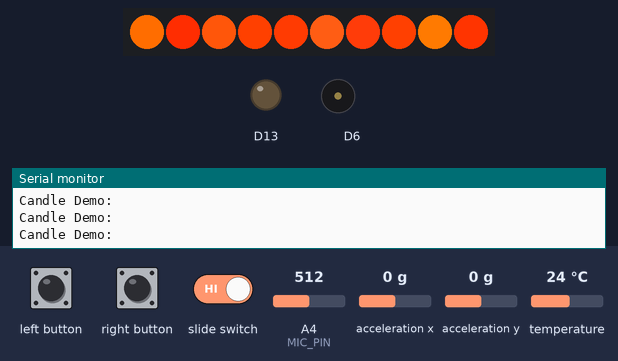
A sketch run on a simulated Adafruit Circuit Playground Express. On the bench: 10 RGB LEDs in strip order, left to right, output pins drawn as LEDs (lit = HIGH), buzzer (waves = sounding), the last lines printed to the serial monitor. The inputs (shaded band) are chosen by the test bench; at power-on: acceleration x 0 g, A4 (MIC_PIN) = 512, acceleration y 0 g, temperature 24 °C. Random numbers use the default seed unless the sketch sets one.

Above: at 1.2 s.
1.3 s: left button pressed for 0.15 s
At 2.3 s:
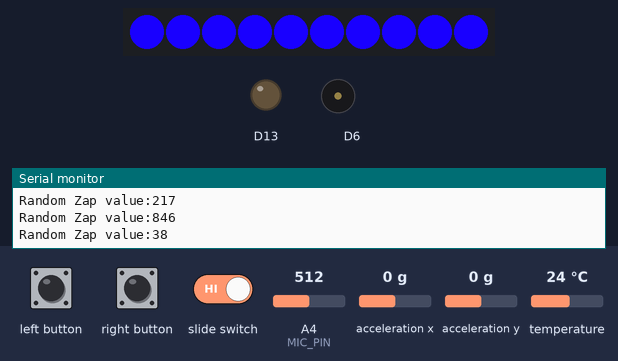
4.1 s: acceleration x set to 0.8 g
At 5.0 s:
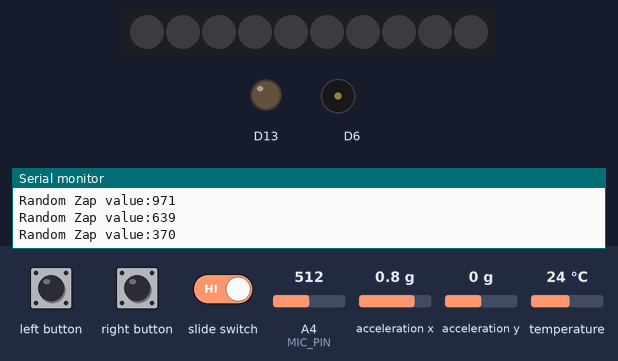
5.6 s: acceleration x set to -1.4 g
At 7.3 s:
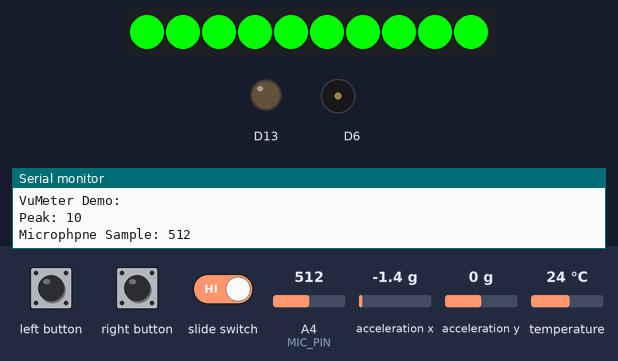
7.6 s: A4 (MIC_PIN) set to 900
At 8.62 s:
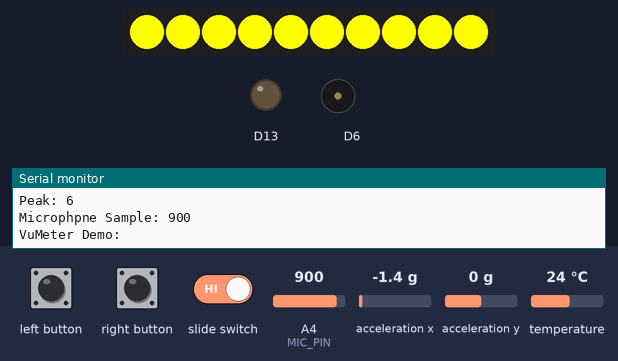
10.3 s: left button pressed for 0.15 s
At 10.92 s:
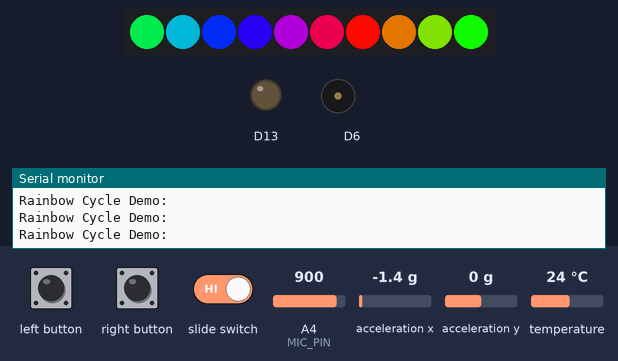
11.0 s: left button pressed for 1 s
At 12.4 s:
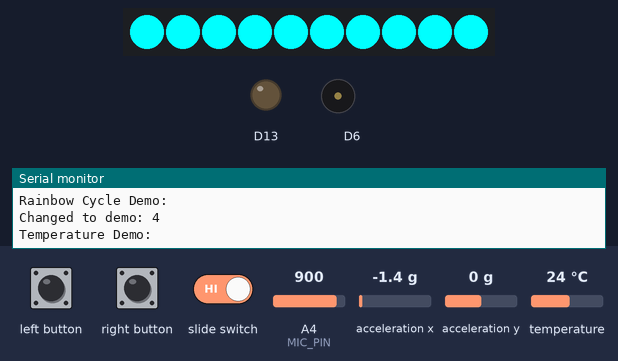
Timing chart, 0 to 14.0 s (numbered marks = the images above; inputs shaded):
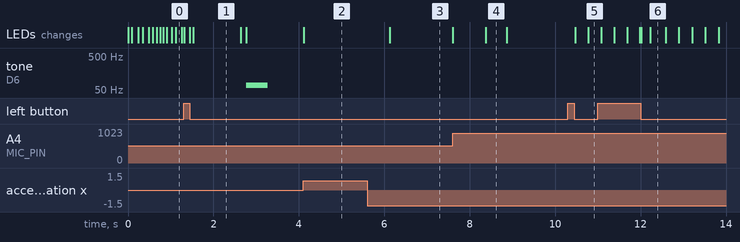

Measured:
- after the input at 1.3 s, tone on D6: silent → 70 Hz after 1.5 s, → silent 0.50 s later
- after the input at 5.6 s, the LEDs: change after 0.53 s (image 3)
- after the input at 7.6 s, the LEDs: first change at once (image 4 shows a later state)
- after the input at 10.3 s, the LEDs: first change after 0.17 s (image 5 shows a later state)
- what the display in image 1 shows lasts 1.1 s, from 1.5 s to 2.6 s
- what the display in image 4 shows lasts 0.5 s, from 8.4 s to 8.9 s

The sketch:

gothic_lantern.ino
```cpp
// (licence header left out)
#include <Adafruit_CircuitPlayground.h>
#include <Wire.h>
#include <SPI.h>
#include "Adafruit_SleepyDog.h"

// Include all the demos, note that each demo is defined in a separate class to keep the sketch
// code below clean and simple.
#include "Demo.h"
#include "Candle.h"
#include "VUMeter.h"
#include "Zapper.h"
#include "RainbowCycle.h"
#include "Lamp.h"
#include "Temperature.h"

// Define the acceleration value that we want to react to as an input
#define X_THRESHOLD 4
#define Y_THRESHOLD 4

// Create an instance of each Demo class.
Candle candle;
VUMeter vuMeter;
Zapper zapper;
RainbowCycle rainbowCycle;
Lamp lamp;
Temperature temperature;


// Make a list of all demo class instances and keep track of the currently selected one.
int currentDemo = 0;
Demo*  demos[] = {
  &candle,
  &zapper,
  &vuMeter,
  &rainbowCycle,
  &temperature,
  &lamp
};

void setup() {
  // Initialize serial port and circuit playground library
  Serial.begin(115200);
  Serial.println("Circuit Playground Gothic Lantern!");
  CircuitPlayground.begin(255);
}

void loop() {
  // Check if slide switch is on the left (false) and go to sleep.
  while (!CircuitPlayground.slideSwitch()) {
    // Turn off the pixels, then go into deep sleep for a second.
    CircuitPlayground.clearPixels();
    Watchdog.sleep(1000);
  }

  // Check for any button presses by checking their state twice with
  // a delay inbetween.  If the first press state is different from the
  // second press state then something was pressed/released!
  bool leftFirst = CircuitPlayground.leftButton();
  bool rightFirst = CircuitPlayground.rightButton();
  delay(10);

  // Run current mode's main loop.
  demos[currentDemo]->loop();

  // Now check for buttons that were released.
  bool leftSecond = CircuitPlayground.leftButton();
  bool rightSecond = CircuitPlayground.rightButton();

  float xAccel = CircuitPlayground.motionX();
  //Serial.print("X Axis Acceleration is: "); Serial.println(xAccel, DEC);
  float yAccel = CircuitPlayground.motionY();
  //Serial.print("Y Axis Acceleration is: "); Serial.println(yAccel, DEC);

  // Left button will change the current demo.
  // X Axis acceleration will also change current demo.
  if ((leftFirst && !leftSecond) || (xAccel > X_THRESHOLD)) {
    // Turn off all the pixels when entering new mode.
    CircuitPlayground.clearPixels();

    if (xAccel > 5){
      // Delay 2 seconds as hitting the lantern sometimes results
      // in a few high x acceleration readings and jumps around
      delay(2000);
    }
    // Increment the current demo (looping back to zero if at end).
    currentDemo += 1;
    if (currentDemo >= (sizeof(demos)/sizeof(Demo*))) {
      currentDemo = 0;
    }
    Serial.print("Changed to demo: "); Serial.println(currentDemo, DEC);
  }


  // Right button will change the mode of the current demo.
  if ((rightFirst && !rightSecond) || (yAccel > Y_THRESHOLD)) {
    demos[currentDemo]->modePress();
  }
}
```

Candle.h
```cpp
#ifndef CANDLE_H
#define CANDLE_H

#include "Demo.h"
#include "Color.h"

enum FLAME_HUE {FLAME_RED = 10,
                FLAME_ORANGE = 35,
                FLAME_YELLOW = 45,
                FLAME_GREEN = 120,
                FLAME_BLUE = 240,
                FLAME_PURPLE = 270,
                FLAME_PINK = 310};
 // Primary hue of the flame.  This is a value in
 // degrees from 0.0 to 360.0, see HSV color space
 // for different hue values:
 //   https://en.wikipedia.org/wiki/HSL_and_HSV#/media/File:Hsl-hsv_models.svg
 // The value 35 degrees is a nice orange in the
 // middle of red and yellow hues that will look like
 // a flame flickering as the hues animate.
 // The value 45 is a nice yellow in the middle of the
 // yellow hues that I also liked
 // For the flicker effect the pixels will cycle
 // around hues that are +/-10 degrees of this value.


// Color gamma correction table, this makes the hues of the NeoPixels
// a little more accurate by accounting for our eye's non-linear color
// sensitivity.  See this great guide for more details:
//   https://learn.adafruit.com/led-tricks-gamma-correction/the-issue
const uint8_t PROGMEM gamma8[] = {
    0,  0,  0,  0,  0,  0,  0,  0,  0,  0,  0,  0,  0,  0,  0,  0,
    0,  0,  0,  0,  0,  0,  0,  0,  0,  0,  0,  0,  1,  1,  1,  1,
    1,  1,  1,  1,  1,  1,  1,  1,  1,  2,  2,  2,  2,  2,  2,  2,
    2,  3,  3,  3,  3,  3,  3,  3,  4,  4,  4,  4,  4,  5,  5,  5,
    5,  6,  6,  6,  6,  7,  7,  7,  7,  8,  8,  8,  9,  9,  9, 10,
   10, 10, 11, 11, 11, 12, 12, 13, 13, 13, 14, 14, 15, 15, 16, 16,
   17, 17, 18, 18, 19, 19, 20, 20, 21, 21, 22, 22, 23, 24, 24, 25,
   25, 26, 27, 27, 28, 29, 29, 30, 31, 32, 32, 33, 34, 35, 35, 36,
   37, 38, 39, 39, 40, 41, 42, 43, 44, 45, 46, 47, 48, 49, 50, 50,
   51, 52, 54, 55, 56, 57, 58, 59, 60, 61, 62, 63, 64, 66, 67, 68,
   69, 70, 72, 73, 74, 75, 77, 78, 79, 81, 82, 83, 85, 86, 87, 89,
   90, 92, 93, 95, 96, 98, 99,101,102,104,105,107,109,110,112,114,
  115,117,119,120,122,124,126,127,129,131,133,135,137,138,140,142,
  144,146,148,150,152,154,156,158,160,162,164,167,169,171,173,175,
  177,180,182,184,186,189,191,193,196,198,200,203,205,208,210,213,
  215,218,220,223,225,228,231,233,236,239,241,244,247,249,252,255 };

// Candle
// -----------------------------------------
// Simple animation to simulate a candle burning (flickering)
// Default colors are a yellow and red flicker
// Tweaked from Adafruit samples -- I drop some LEDs etc to give
// more variation and realistic flickering
class Candle: public Demo {
public:
  Candle() {
    initialized = false;
    flame_hue = FLAME_HUE::FLAME_ORANGE;
  }
  ~Candle() {
    delete pixels;
  }

  // Helper to change the color of a NeoPixel on the Circuit Playground board.
  // Will automatically convert from HSV color space to RGB and apply gamma
  // correction.
  void setPixelHSV(Color &c, float h, float s, float v) {
    // Convert HSV to RGB
    float r, g, b = 0.0;
    HSVtoRGB(&r, &g, &b, h, s, v);
    // Lookup gamma correct RGB colors (also convert from 0...1.0 RGB range to 0...255 byte range).
    uint8_t r1 = pgm_read_byte(&gamma8[int(r*255.0)]);
    uint8_t g1 = pgm_read_byte(&gamma8[int(g*255.0)]);
    uint8_t b1 = pgm_read_byte(&gamma8[int(b*255.0)]);
    // Set the color of the pixel.
    c.setColor(r1, g1, b1);
    //Serial.print("New Color Value: "); Serial.println(c.toString());
  }

  // HSV to RGB color space conversion function taken directly from:
  //  https://www.cs.rit.edu/~ncs/color/t_convert.html
  void HSVtoRGB( float *r, float *g, float *b, float h, float s, float v ) {
    int i;
    float f, p, q, t;
    if( s == 0 ) {
      // achromatic (grey)
      *r = *g = *b = v;
      return;
    }
    h /= 60;      // sector 0 to 5
    i = floor( h );
    f = h - i;      // factorial part of h
    p = v * ( 1 - s );
    q = v * ( 1 - s * f );
    t = v * ( 1 - s * ( 1 - f ) );
    switch( i ) {
      case 0:
        *r = v;
        *g = t;
        *b = p;
        break;
      case 1:
        *r = q;
        *g = v;
        *b = p;
        break;
      case 2:
        *r = p;
        *g = v;
        *b = t;
        break;
      case 3:
        *r = p;
        *g = q;
        *b = v;
        break;
      case 4:
        *r = t;
        *g = p;
        *b = v;
        break;
      default:    // case 5:
        *r = v;
        *g = p;
        *b = q;
        break;
    }
  }

  virtual void loop() {
    if(!initialized){
      // Initialize these values here as CircuitPlayground obj
      // is only initialized after this class is instantiated
      numPixels = CircuitPlayground.strip.numPixels();
      pixels = new Color[numPixels];

      frequencies = new float[numPixels];
      phases = new float[numPixels];

      // Read the sound sensor and use it to initialize the random number generator.
      randomSeed(CircuitPlayground.soundSensor());

      // Precompute random frequency and phase values for each pixel.
      // This gives the flicker an organic but random looking appearance.
      for (int i=0; i<10; ++i) {
        // Generate random floating point frequency values between 1.0 and 4.0.
        frequencies[i] = random(1000, 4000)/1000.0;
        // Generate random floating point phase values between 0 and 2*PI.
        phases[i] = random(1000)/1000.0 * 2.0 * PI;
      }
      initialized = true;
    }

    Serial.println("Candle Demo:");

    // First determine the low and high bounds of the flicker hues.
    // These are +/- 10 degrees of the specified target hue and will
    // wrap around to the start/end as appropriate.
    float lowHue = fmod(flame_hue - 10.0, 360.0);
    float highHue = fmod(flame_hue + 10.0, 360.0);
    // Convert time from milliseconds to seconds.
    float current = millis();
    float t = current/1000.0;

    for (int i=0;i<numPixels;i++){
      // This pixel should be lit, so compute its hue by composing
      // a low frequency / slowly changing sine wave with a high
      // frequency / fast changing cosine wave.  This means the candle will
      // pulse and jump around in an organice but random looking way.
      // The frequencies and phases of the waves are randomly generated at
      // startup in the setup function.
      // Low frequency wave is a sine wave with random freuqency between 1 and 4,
      // and offset by a random phase to keep pixels from all starting at the same
      // color:
      float lowFreq  = sin(2.0*PI*frequencies[i]*t + phases[i]);
      // High frequency is a faster changing cosine wave that uses a different
      // pixel's random frequency.
      float highFreq = cos(3.0*PI*frequencies[(i+5)%10]*t);
      // Add the low and high frequency waves together, then interpolate their value
      // to a hue that's +/-10% of the configured target hue.
      float h = lerp(lowFreq+highFreq, -2.0, 2.0, lowHue, highHue);
      // Alter the saturation level to further make the candle flicker look realistic
      float s = lerp(random(60, 100), 1, 100, 0.0, 1.0);
      // Shut off a given pixel to further refine the candle flicker effect
      float v = lerp(random(1, 10), 1, 10, 0.0, 1.0);
      if(v < 0.05) {
        v = 0.0;
      }
      else {
        v = 1.0;
      }
      setPixelHSV(pixels[i], h, s, v);
      CircuitPlayground.strip.setPixelColor(i, pixels[i].getR(), pixels[i].getG(), pixels[i].getB());

      // Useful Debug Info (uncomment to use it)
      //Serial.println(pixels[i].toString());
      //Serial.println(pixels[i].getColor());
      //Serial.print("Red Binary: "); Serial.println(pixels[i].getR(), BIN);
      //Serial.print("Green Binary: "); Serial.println(pixels[i].getG(), BIN);
      //Serial.print("Blue Binary: "); Serial.println(pixels[i].getB(), BIN);
      //Serial.print("Combined Binary: ");Serial.println(pixels[i].getColor(), BIN);
    }

    // Show all the pixels.
    CircuitPlayground.strip.show();
    delay(random(100));
  }

  virtual void modePress() {
    if(flame_hue == FLAME_HUE::FLAME_ORANGE) {
      flame_hue = FLAME_HUE::FLAME_YELLOW;
    }
    else if (flame_hue == FLAME_HUE::FLAME_YELLOW) {
      flame_hue = FLAME_HUE::FLAME_RED;
    }
    else if (flame_hue == FLAME_HUE::FLAME_RED) {
      flame_hue = FLAME_HUE::FLAME_GREEN;
    }
    else if (flame_hue == FLAME_HUE::FLAME_GREEN) {
      flame_hue = FLAME_HUE::FLAME_BLUE;
    }
    else if (flame_hue == FLAME_HUE::FLAME_BLUE) {
      flame_hue = FLAME_HUE::FLAME_PURPLE;
    }
    else if (flame_hue == FLAME_HUE::FLAME_PURPLE) {
      flame_hue = FLAME_HUE::FLAME_PINK;
    }
    else if (flame_hue == FLAME_HUE::FLAME_PINK) {
      flame_hue = FLAME_HUE::FLAME_ORANGE;
    }
    else { // Default is my favorite color
      flame_hue = FLAME_HUE::FLAME_ORANGE;
    }
  }

private:
  boolean initialized;
  int numPixels;
  Color* pixels;
  float* frequencies;
  float* phases;
  FLAME_HUE flame_hue;

};


#endif
```

Color.cpp
```cpp
#include "Arduino.h"
#include "Color.h"

Color::Color(uint8_t r=0, uint8_t g=0, uint8_t b=0){
  _r = r;
  _g = g;
  _b = b;
}

void Color::setColor(uint8_t r, uint8_t g, uint8_t b) {
  _r = r;
  _g = g;
  _b = b;
}

// Set color using 32bit color value
// (eg. 0xFF0000 for red)
void Color::setColor(uint32_t color) {
  uint8_t red = (uint8_t) ((color & 0xFF0000) >> 16);
  uint8_t green = (uint8_t) (color & 0x00FF00) >> 8;
  uint8_t blue = (uint8_t) (color & 0x0000FF);
  setColor(red, green, blue);
}

uint8_t Color::getR(){
  return _r;
}

uint8_t Color::getG() {
  return _g;
}

uint8_t Color::getB() {
  return _b;
}

uint32_t Color::getColor() {
  uint32_t c = 0;
  c += _r << 16;
  c += _g << 8;
  c += _b;
  return c;

}

String Color::toString(){
  String rgbString = String("R: ") + _r + " G: " + _g + " B: " + _b;
  return rgbString;
}
```

Color.h
```cpp
#ifndef COLOR_H
#define COLOR_H

#include <inttypes.h>

// Color
// -----------------------------------------
// Simple color struct used like a class to
// store and manipulate RGB color data
// Makes it easier for the programmer
struct Color
{
  public:
    Color(uint8_t r=0, uint8_t g=0, uint8_t b=0);
    void setColor(uint8_t r, uint8_t g, uint8_t b);
    void setColor(uint32_t);
    uint8_t getR();
    uint8_t getG();
    uint8_t getB();
    uint32_t getColor();
    String toString();

  private:
    uint8_t _r, _g, _b;

};

#endif
```

Demo.h
```cpp
#ifndef DEMO_H
#define DEMO_H

#define MIC_PIN         A4  // Microphone is attached to this analog pin (A4 for circuit playground)

static unsigned int sample;


// Define each mode with the following interface for a loop and modePress
// function that will be called during the main loop and if the mode button
// was pressed respectively.  It's up to each mode implementation to fill
// these in and add their logic.
class Demo {
public:
  virtual ~Demo() {}

  virtual void loop() = 0;
  virtual void modePress() = 0;
};

// Linear interpolation function is handy for all the modes to use.
float lerp(float x, float xmin, float xmax, float ymin, float ymax) {
  if (x >= xmax) {
    return ymax;
  }
  if (x <= xmin) {
    return ymin;
  }
  return ymin + (ymax-ymin)*((x-xmin)/(xmax-xmin));
}

#endif
```

Lamp.h
```cpp
#ifndef LAMP_H
#define LAMP_H

#include "Demo.h"
#include "Color.h"

#define DEFAULT_WAIT 200  // default # ms to wait

static Color stock_colors[] = {Color(255, 255, 255), // White
                               Color(0, 0, 255), // Blue
                               Color(255, 0, 0), // Red
                               Color(255, 255, 0), // Yellow
                               Color(0, 255, 0), // Green
                               Color(0, 255, 255), // Cyan
                               Color(255, 0, 255), // Magenta
                               Color(128, 0, 128), // Purple
                               Color(255, 55, 0) // Orange
                              };
static int NUM_COLORS = sizeof(stock_colors)/sizeof(struct Color);

// Lamp
// -----------------------------------------
// Simple class that allows the Gothic Lantern to function
// as a lamp. Holding a single color.
class Lamp: public Demo {
public:
  Lamp() { initialized = false; current_color = 0; cycle_colors = true; }
  ~Lamp() {}

  virtual void loop() {
    if(!initialized){
      // Initialize these values here as CircuitPlayground obj
      // is only initialized after this class is instantiated
      numPixels = CircuitPlayground.strip.numPixels();

      // Read the sound sensor and use it to initialize the random number generator.
      randomSeed(CircuitPlayground.soundSensor());

      initialized = true;
    }
    Serial.println("Lamp Demo:");

    if (cycle_colors) {
      current_color = random(NUM_COLORS);
    }
    Serial.print("Current Color Index: ");Serial.println(current_color);

    for(int i=0; i<numPixels; ++i) {
      CircuitPlayground.strip.setPixelColor(i, stock_colors[current_color].getR(), stock_colors[current_color].getG(), stock_colors[current_color].getB());
    }
    // Show all the pixels.
    CircuitPlayground.strip.show();

    if (cycle_colors) {
      delay(DEFAULT_WAIT);
    }

  }

  virtual void modePress() {
    if (cycle_colors) { // Shut off demo mode cycling
      cycle_colors = false;
      current_color = 0;
    }
    else { // Cycle to next color on each subsequent mode push
      current_color += 1;
    }
    if (current_color >= NUM_COLORS) { // cycled through all stock colors, resume demo cycling
      current_color = 0;
      cycle_colors = true;
    }
    Serial.print("Cycle Colors: "); Serial.println(cycle_colors);
    Serial.print("Current Color: "); Serial.println(current_color);

  }

private:
  boolean initialized;
  boolean cycle_colors;
  int current_color;
  int numPixels;

};

#endif
```

RainbowCycle.h
```cpp
#ifndef RAINBOWCYCLE_H
#define RAINBOWCYCLE_H
#include "Demo.h"

// Animation speeds to loop through with mode presses.  The current milliseconds
// are divided by this value so the smaller the value the faster the animation.
static int speeds[] = { 5, 10, 50, 100 };

class RainbowCycle: public Demo {
public:
  RainbowCycle() { currentSpeed = 0; }
  ~RainbowCycle() {}

  virtual void loop() {
    Serial.println("Rainbow Cycle Demo:");
    // Make an offset based on the current millisecond count scaled by the current speed.
    uint32_t offset = millis() / speeds[currentSpeed];
    // Loop through each pixel and set it to an incremental color wheel value.
    for(int i=0; i<10; ++i) {
      CircuitPlayground.strip.setPixelColor(i, CircuitPlayground.colorWheel(((i * 256 / 10) + offset) & 255));
    }
    // Show all the pixels.
    CircuitPlayground.strip.show();
  }

  virtual void modePress() {
    // Increment through the available speeds.
    currentSpeed += 1;
    if (currentSpeed >= sizeof(speeds)/sizeof(int)) {
      currentSpeed = 0;
    }
  }

private:
  int currentSpeed;

};

#endif
```

Source omitted: Temperature.h (5425 bytes), VuMeter.h (5855 bytes), Zapper.h (3968 bytes)
